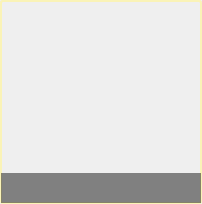
<?xml version="1.0" encoding="UTF-8"?>
<ui version="4.0">
 <class>LotteryView</class>
 <widget class="QWidget" name="LotteryView">
  <property name="geometry">
   <rect>
    <x>0</x>
    <y>0</y>
    <width>202</width>
    <height>204</height>
   </rect>
  </property>
  <property name="windowTitle">
   <string>LotteryView</string>
  </property>
  <property name="styleSheet">
   <string notr="true">border:2px solid #faf3b7;
border-radius:3px 3px 3px 3px;
width:82px;
height:92px;</string>
  </property>
  <layout class="QVBoxLayout" name="verticalLayout">
   <property name="spacing">
    <number>0</number>
   </property>
   <property name="leftMargin">
    <number>1</number>
   </property>
   <property name="topMargin">
    <number>0</number>
   </property>
   <property name="rightMargin">
    <number>1</number>
   </property>
   <property name="bottomMargin">
    <number>1</number>
   </property>
   <item>
    <spacer name="verticalSpacer">
     <property name="orientation">
      <enum>Qt::Vertical</enum>
     </property>
     <property name="sizeHint" stdset="0">
      <size>
       <width>20</width>
       <height>171</height>
      </size>
     </property>
    </spacer>
   </item>
   <item>
    <widget class="QLabel" name="namelabel">
     <property name="minimumSize">
      <size>
       <width>0</width>
       <height>30</height>
      </size>
     </property>
     <property name="styleSheet">
      <string notr="true">QLabel{border-radius:0px 0px 6px 6px;border: 0px; background:rgba(51,51,51,150); color: white; font-size:18px;
font-family:MicrosoftYaHei;font: bold;}</string>
     </property>
     <property name="text">
      <string/>
     </property>
     <property name="alignment">
      <set>Qt::AlignCenter</set>
     </property>
    </widget>
   </item>
  </layout>
 </widget>
 <layoutdefault spacing="6" margin="11"/>
 <resources/>
 <connections/>
</ui>
